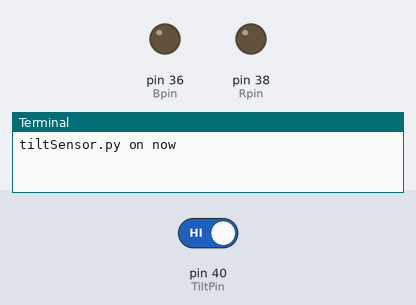
Bench run of a program on a simulated Raspberry Pi (header pin numbers). Parts: output pins drawn as LEDs (lit = HIGH), the last lines printed to the terminal. Inputs (shaded band) come from the test bench; at power-on: pin 40 (TiltPin) HIGH.

Above: at 1.2 s.
1.3 s: pin 40 (TiltPin) driven LOW
At 2.4 s:
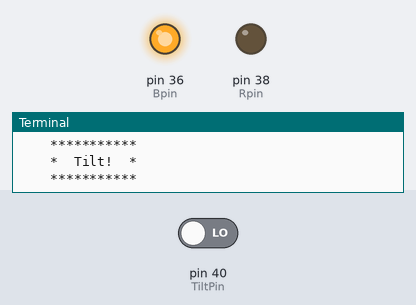
2.8 s: pin 40 (TiltPin) driven HIGH
At 3.5 s:
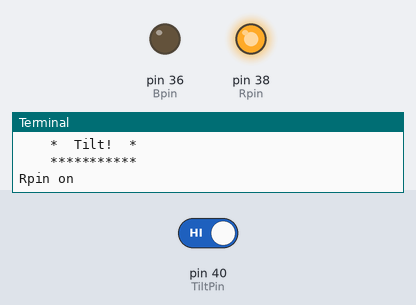
Timing chart, 0 to 5.8 s (numbered marks = the images above; inputs shaded):
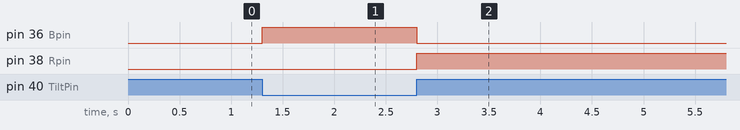

Measured:
- after the input at 1.3 s, pin 36 (Bpin): LOW → HIGH at once
- after the input at 2.8 s, pin 36 (Bpin): HIGH → LOW at once; pin 38 (Rpin): LOW → HIGH at once

The program:

tiltSensor.py
```python
import RPi.GPIO as GPIO

TiltPin = 40
Bpin = 36
Rpin = 38

def setup():
    GPIO.setmode(GPIO.BOARD)
    GPIO.setwarnings(False)
    GPIO.setup(Bpin, GPIO.OUT)
    GPIO.setup(Rpin, GPIO.OUT)
    GPIO.setup(TiltPin, GPIO.IN, pull_up_down = GPIO.PUD_UP)
    GPIO.add_event_detect(TiltPin, GPIO.BOTH, callback = detect, bouncetime=200)
    print('tiltSensor.py on now')

def Led(x) :
    if x == 0 :
        GPIO.output(Bpin, 1)
        GPIO.output(Rpin, 0)
    if x == 1 :
        GPIO.output(Bpin, 0)
        GPIO.output(Rpin, 1)

def Print(x) :
    if x == 0 :
        print('    ***********')
        print('    *  Tilt!  *')
        print('    ***********')
    if x == 1 :
        print('Rpin on')

def detect(chn) :
    Led(GPIO.input(TiltPin))
    Print(GPIO.input(TiltPin))

def loop() :
    while True :
        pass

def destroy() :
    GPIO.output(Bpin, GPIO.HIGH)
    GPIO.output(Rpin, GPIO.HIGH)
    GPIO.cleanup()

if __name__ == '__main__' :
    setup()

    try :
        loop()
    except KeyboardInterrupt :
        destroy()    
```
